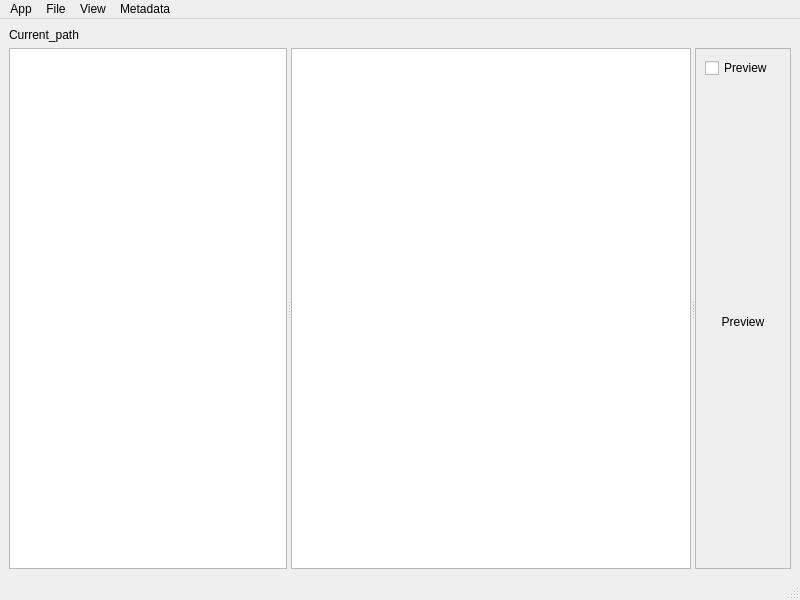
<?xml version="1.0" encoding="UTF-8"?>
<ui version="4.0">
 <class>MainWindow</class>
 <widget class="QMainWindow" name="MainWindow">
  <property name="geometry">
   <rect>
    <x>0</x>
    <y>0</y>
    <width>800</width>
    <height>600</height>
   </rect>
  </property>
  <property name="windowTitle">
   <string>MainWindow</string>
  </property>
  <widget class="QWidget" name="centralwidget">
   <layout class="QVBoxLayout" name="verticalLayout">
    <item>
     <widget class="QLabel" name="currentPath">
      <property name="sizePolicy">
       <sizepolicy hsizetype="Expanding" vsizetype="Fixed">
        <horstretch>0</horstretch>
        <verstretch>0</verstretch>
       </sizepolicy>
      </property>
      <property name="text">
       <string>Current_path</string>
      </property>
     </widget>
    </item>
    <item>
     <widget class="QSplitter" name="splitter">
      <property name="orientation">
       <enum>Qt::Horizontal</enum>
      </property>
      <widget class="QListView" name="fmListView"/>
      <widget class="QStackedWidget" name="stackedWidget">
       <property name="sizePolicy">
        <sizepolicy hsizetype="Expanding" vsizetype="Preferred">
         <horstretch>0</horstretch>
         <verstretch>0</verstretch>
        </sizepolicy>
       </property>
       <property name="minimumSize">
        <size>
         <width>400</width>
         <height>0</height>
        </size>
       </property>
       <widget class="QWidget" name="secondFmPage">
        <property name="sizePolicy">
         <sizepolicy hsizetype="Expanding" vsizetype="Preferred">
          <horstretch>0</horstretch>
          <verstretch>0</verstretch>
         </sizepolicy>
        </property>
        <layout class="QVBoxLayout" name="verticalLayout_3">
         <property name="margin">
          <number>0</number>
         </property>
         <item>
          <widget class="QListView" name="secondFmListView"/>
         </item>
        </layout>
       </widget>
       <widget class="MetadataTreeViewPage" name="metadataTreePage">
        <property name="sizePolicy">
         <sizepolicy hsizetype="Expanding" vsizetype="Preferred">
          <horstretch>0</horstretch>
          <verstretch>0</verstretch>
         </sizepolicy>
        </property>
       </widget>
       <widget class="ImageViewManager" name="imageViewPage">
        <property name="sizePolicy">
         <sizepolicy hsizetype="Expanding" vsizetype="Preferred">
          <horstretch>0</horstretch>
          <verstretch>0</verstretch>
         </sizepolicy>
        </property>
       </widget>
      </widget>
      <widget class="QFrame" name="frameDx">
       <property name="frameShape">
        <enum>QFrame::StyledPanel</enum>
       </property>
       <property name="frameShadow">
        <enum>QFrame::Raised</enum>
       </property>
       <layout class="QVBoxLayout" name="verticalLayout_2">
        <item>
         <widget class="QCheckBox" name="previewCheckBox">
          <property name="focusPolicy">
           <enum>Qt::NoFocus</enum>
          </property>
          <property name="text">
           <string>Preview</string>
          </property>
         </widget>
        </item>
        <item>
         <widget class="QLabel" name="preview">
          <property name="sizePolicy">
           <sizepolicy hsizetype="Preferred" vsizetype="Expanding">
            <horstretch>0</horstretch>
            <verstretch>0</verstretch>
           </sizepolicy>
          </property>
          <property name="text">
           <string>Preview</string>
          </property>
          <property name="alignment">
           <set>Qt::AlignCenter</set>
          </property>
         </widget>
        </item>
       </layout>
      </widget>
     </widget>
    </item>
   </layout>
  </widget>
  <widget class="QMenuBar" name="menubar">
   <property name="geometry">
    <rect>
     <x>0</x>
     <y>0</y>
     <width>800</width>
     <height>21</height>
    </rect>
   </property>
   <widget class="QMenu" name="menuApp">
    <property name="title">
     <string>App</string>
    </property>
    <addaction name="actionQuit"/>
   </widget>
   <widget class="QMenu" name="menuFile">
    <property name="title">
     <string>File</string>
    </property>
    <addaction name="actionShowIcons"/>
    <addaction name="actionShowHidden"/>
    <addaction name="separator"/>
    <addaction name="actionMkDir"/>
    <addaction name="actionRenameFiles"/>
    <addaction name="actionDeleteFiles"/>
    <addaction name="actionCopyFiles"/>
    <addaction name="actionMoveFiles"/>
   </widget>
   <widget class="QMenu" name="menuView">
    <property name="title">
     <string>View</string>
    </property>
    <addaction name="actionFullScreen"/>
    <addaction name="separator"/>
    <addaction name="action1"/>
    <addaction name="action2"/>
    <addaction name="action3"/>
   </widget>
   <widget class="QMenu" name="menuPages">
    <property name="title">
     <string>Metadata</string>
    </property>
    <addaction name="actionEditLocationsMetadata"/>
    <addaction name="actionEditSocialMetadata"/>
    <addaction name="actionEditMetadata"/>
   </widget>
   <addaction name="menuApp"/>
   <addaction name="menuFile"/>
   <addaction name="menuView"/>
   <addaction name="menuPages"/>
  </widget>
  <widget class="QStatusBar" name="statusbar"/>
  <action name="actionQuit">
   <property name="text">
    <string>Quit</string>
   </property>
   <property name="shortcut">
    <string>Ctrl+Q</string>
   </property>
  </action>
  <action name="actionShowIcons">
   <property name="checkable">
    <bool>true</bool>
   </property>
   <property name="text">
    <string>Show Icons</string>
   </property>
  </action>
  <action name="actionShowHidden">
   <property name="checkable">
    <bool>true</bool>
   </property>
   <property name="text">
    <string>Show Hidden Files</string>
   </property>
  </action>
  <action name="actionFullScreen">
   <property name="checkable">
    <bool>true</bool>
   </property>
   <property name="text">
    <string>Full Screen</string>
   </property>
   <property name="shortcut">
    <string>Ctrl+F</string>
   </property>
  </action>
  <action name="actionMkDir">
   <property name="text">
    <string>Create Directory</string>
   </property>
   <property name="shortcut">
    <string>F7</string>
   </property>
  </action>
  <action name="actionRenameFiles">
   <property name="text">
    <string>Rename Files</string>
   </property>
   <property name="shortcut">
    <string>Ctrl+R</string>
   </property>
  </action>
  <action name="actionDeleteFiles">
   <property name="text">
    <string>Delete Files</string>
   </property>
   <property name="shortcut">
    <string>F8</string>
   </property>
  </action>
  <action name="action1">
   <property name="checkable">
    <bool>true</bool>
   </property>
   <property name="text">
    <string>Second File Manager</string>
   </property>
   <property name="shortcut">
    <string>F1</string>
   </property>
  </action>
  <action name="action2">
   <property name="checkable">
    <bool>true</bool>
   </property>
   <property name="text">
    <string>Metadata Tree</string>
   </property>
   <property name="toolTip">
    <string>Show Metadata Tree Page</string>
   </property>
   <property name="shortcut">
    <string>F2</string>
   </property>
  </action>
  <action name="action3">
   <property name="checkable">
    <bool>true</bool>
   </property>
   <property name="text">
    <string>View Image</string>
   </property>
   <property name="toolTip">
    <string>Show Image</string>
   </property>
   <property name="shortcut">
    <string>F3</string>
   </property>
  </action>
  <action name="actionCopyFiles">
   <property name="text">
    <string>Copy Files</string>
   </property>
   <property name="shortcut">
    <string>F5</string>
   </property>
  </action>
  <action name="actionMoveFiles">
   <property name="text">
    <string>Move Files</string>
   </property>
   <property name="shortcut">
    <string>F6</string>
   </property>
  </action>
  <action name="actionEditLocationsMetadata">
   <property name="text">
    <string>Edit Locations</string>
   </property>
   <property name="toolTip">
    <string>Metadata Locations Edit</string>
   </property>
   <property name="shortcut">
    <string>F9</string>
   </property>
  </action>
  <action name="actionEditSocialMetadata">
   <property name="text">
    <string>Edit Social Metadata</string>
   </property>
   <property name="shortcut">
    <string>F10</string>
   </property>
  </action>
  <action name="actionEditMetadata">
   <property name="text">
    <string>Edit Metadata</string>
   </property>
   <property name="shortcut">
    <string>F11</string>
   </property>
  </action>
 </widget>
 <customwidgets>
  <customwidget>
   <class>ImageViewManager</class>
   <extends>QWidget</extends>
   <header location="global">ImageViewManager.h</header>
   <container>1</container>
  </customwidget>
  <customwidget>
   <class>MetadataTreeViewPage</class>
   <extends>QWidget</extends>
   <header>MetadataTreeViewPage.h</header>
   <container>1</container>
  </customwidget>
 </customwidgets>
 <resources/>
 <connections/>
</ui>
